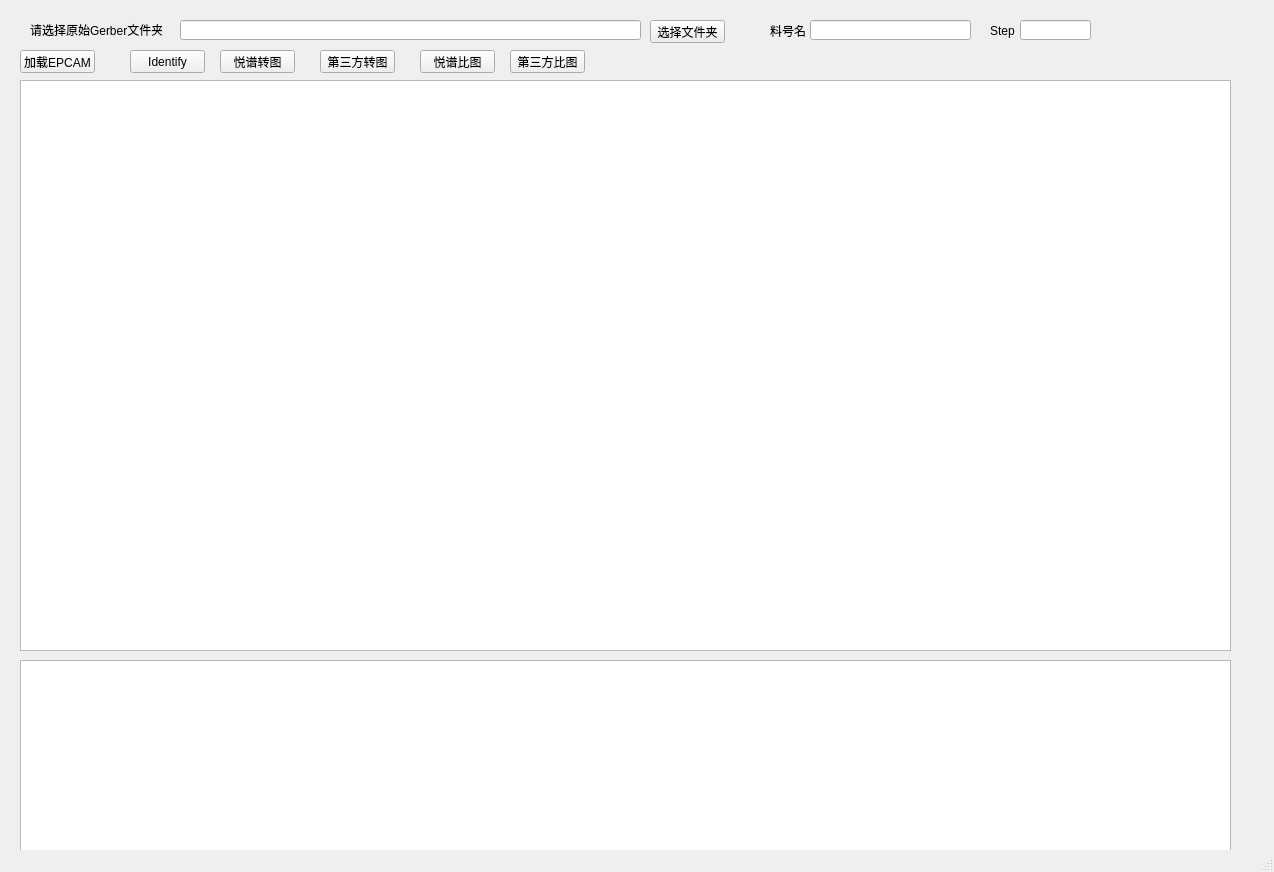
<?xml version="1.0" encoding="UTF-8"?>
<ui version="4.0">
 <class>MainWindow</class>
 <widget class="QMainWindow" name="MainWindow">
  <property name="geometry">
   <rect>
    <x>0</x>
    <y>0</y>
    <width>1274</width>
    <height>872</height>
   </rect>
  </property>
  <property name="windowTitle">
   <string>悦谱转图比对系统 EPVS-V1.0</string>
  </property>
  <widget class="QWidget" name="centralwidget">
   <widget class="QLabel" name="labelSelectGerber">
    <property name="geometry">
     <rect>
      <x>30</x>
      <y>20</y>
      <width>132</width>
      <height>20</height>
     </rect>
    </property>
    <property name="text">
     <string>请选择原始Gerber文件夹</string>
    </property>
   </widget>
   <widget class="QLineEdit" name="lineEditGerberFolderPath">
    <property name="geometry">
     <rect>
      <x>180</x>
      <y>20</y>
      <width>461</width>
      <height>20</height>
     </rect>
    </property>
   </widget>
   <widget class="QPushButton" name="pushButtonSelectGerber">
    <property name="geometry">
     <rect>
      <x>650</x>
      <y>20</y>
      <width>75</width>
      <height>23</height>
     </rect>
    </property>
    <property name="text">
     <string>选择文件夹</string>
    </property>
   </widget>
   <widget class="QTableWidget" name="tableWidgetGerber">
    <property name="geometry">
     <rect>
      <x>20</x>
      <y>80</y>
      <width>1211</width>
      <height>571</height>
     </rect>
    </property>
   </widget>
   <widget class="QPushButton" name="pushButtonIdentify">
    <property name="geometry">
     <rect>
      <x>130</x>
      <y>50</y>
      <width>75</width>
      <height>23</height>
     </rect>
    </property>
    <property name="text">
     <string>Identify</string>
    </property>
   </widget>
   <widget class="QPushButton" name="pushButtonTranslateEP">
    <property name="geometry">
     <rect>
      <x>220</x>
      <y>50</y>
      <width>75</width>
      <height>23</height>
     </rect>
    </property>
    <property name="text">
     <string>悦谱转图</string>
    </property>
   </widget>
   <widget class="QPushButton" name="pushButtonTranslateG">
    <property name="geometry">
     <rect>
      <x>320</x>
      <y>50</y>
      <width>75</width>
      <height>23</height>
     </rect>
    </property>
    <property name="text">
     <string>第三方转图</string>
    </property>
   </widget>
   <widget class="QPushButton" name="pushButtonCompareG">
    <property name="geometry">
     <rect>
      <x>510</x>
      <y>50</y>
      <width>75</width>
      <height>23</height>
     </rect>
    </property>
    <property name="text">
     <string>第三方比图</string>
    </property>
   </widget>
   <widget class="QPushButton" name="pushButtonLoadEPCAM">
    <property name="geometry">
     <rect>
      <x>20</x>
      <y>50</y>
      <width>75</width>
      <height>23</height>
     </rect>
    </property>
    <property name="text">
     <string>加载EPCAM</string>
    </property>
   </widget>
   <widget class="QLineEdit" name="lineEditJobName">
    <property name="geometry">
     <rect>
      <x>810</x>
      <y>20</y>
      <width>161</width>
      <height>20</height>
     </rect>
    </property>
   </widget>
   <widget class="QLabel" name="labelJobName">
    <property name="geometry">
     <rect>
      <x>770</x>
      <y>20</y>
      <width>54</width>
      <height>21</height>
     </rect>
    </property>
    <property name="text">
     <string>料号名</string>
    </property>
   </widget>
   <widget class="QLabel" name="labelStep">
    <property name="geometry">
     <rect>
      <x>990</x>
      <y>20</y>
      <width>31</width>
      <height>21</height>
     </rect>
    </property>
    <property name="text">
     <string>Step</string>
    </property>
   </widget>
   <widget class="QLineEdit" name="lineEditStep">
    <property name="geometry">
     <rect>
      <x>1020</x>
      <y>20</y>
      <width>71</width>
      <height>20</height>
     </rect>
    </property>
   </widget>
   <widget class="QTextBrowser" name="textBrowserLog">
    <property name="geometry">
     <rect>
      <x>20</x>
      <y>660</y>
      <width>1211</width>
      <height>192</height>
     </rect>
    </property>
   </widget>
   <widget class="QPushButton" name="pushButtonCompareEp">
    <property name="geometry">
     <rect>
      <x>420</x>
      <y>50</y>
      <width>75</width>
      <height>23</height>
     </rect>
    </property>
    <property name="text">
     <string>悦谱比图</string>
    </property>
   </widget>
  </widget>
  <widget class="QMenuBar" name="menubar">
   <property name="geometry">
    <rect>
     <x>0</x>
     <y>0</y>
     <width>1274</width>
     <height>23</height>
    </rect>
   </property>
  </widget>
  <widget class="QStatusBar" name="statusbar"/>
 </widget>
 <resources/>
 <connections/>
</ui>
